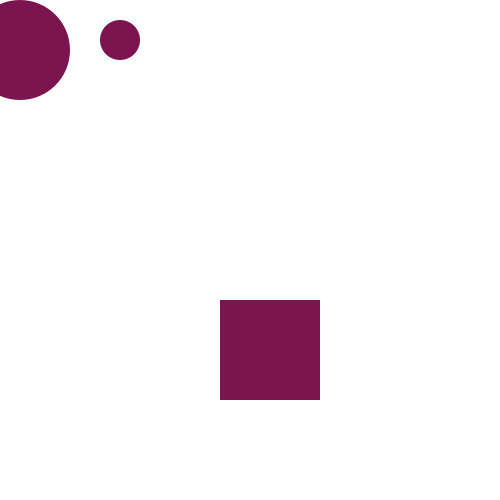
Frame 1 (no input)
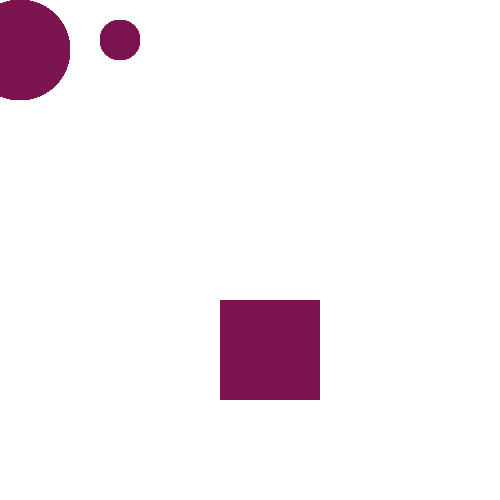
Frame 60 (the mouse pressed at the canvas centre just before this capture)
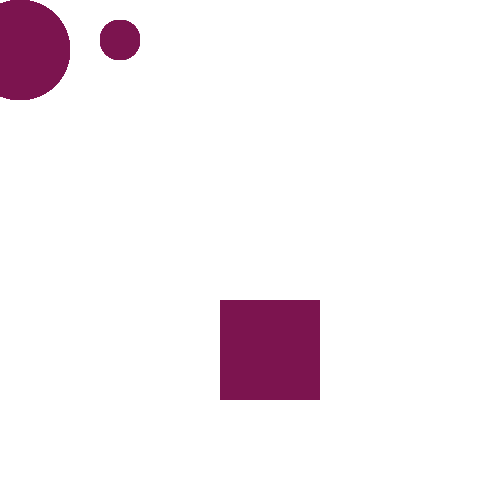
Frame 120 (the mouse held since frame 60 and released just before this capture)

The Processing sketch that drew these frames (run headless with seeded random() and noise(); from frame 60 on, the mouse is pressed at the canvas centre):

// Processing sketch: simpleArray
// ── simpleArray.pde
float backgroundColour = 255;
float[] size = {100,100,40,20,44,22,2}; //create float array called size

void setup(){
  size(500,500);
  smooth();
  noStroke();
  background(backgroundColour);
  fill(124,20,79); 
}

void draw(){
  ellipse(20,50,size[0],size[0]);
  rect(220,300,size[1],size[1]); //second position
  ellipse(120,40,size[2],size[2]); //last position
}
